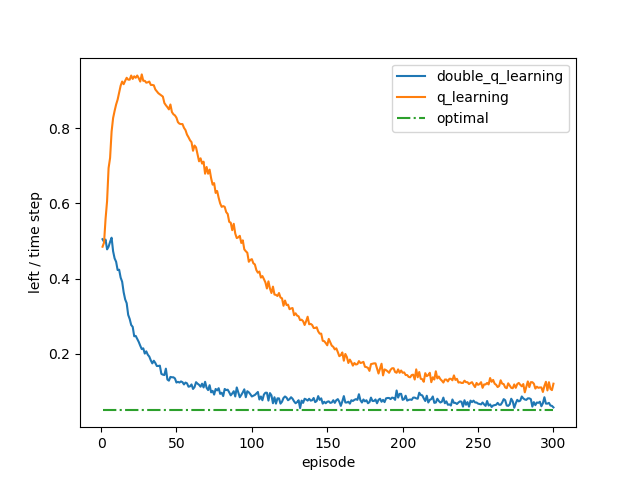

Recreate this plot in Python.
'''
MIT License

Copyright (c) 2018 Frank Lee

Permission is hereby granted, free of charge, to any person obtaining a copy
of this software and associated documentation files (the "Software"), to deal
in the Software without restriction, including without limitation the rights
to use, copy, modify, merge, publish, distribute, sublicense, and/or sell
copies of the Software, and to permit persons to whom the Software is
furnished to do so, subject to the following conditions:

The above copyright notice and this permission notice shall be included in all
copies or substantial portions of the Software.

THE SOFTWARE IS PROVIDED "AS IS", WITHOUT WARRANTY OF ANY KIND, EXPRESS OR
IMPLIED, INCLUDING BUT NOT LIMITED TO THE WARRANTIES OF MERCHANTABILITY,
FITNESS FOR A PARTICULAR PURPOSE AND NONINFRINGEMENT. IN NO EVENT SHALL THE
AUTHORS OR COPYRIGHT HOLDERS BE LIABLE FOR ANY CLAIM, DAMAGES OR OTHER
LIABILITY, WHETHER IN AN ACTION OF CONTRACT, TORT OR OTHERWISE, ARISING FROM,
OUT OF OR IN CONNECTION WITH THE SOFTWARE OR THE USE OR OTHER DEALINGS IN THE
SOFTWARE.
'''

# -*- coding:utf-8 -*-

import numpy as np
import random
from tqdm import tqdm
import matplotlib.pyplot as plt

LEFT_ACTION = 0
RIGHT_ACTION = 1

L_STATE = 0
B_STATE = 1
A_STATE = 2
R_STATE = 3

B_ACTIONS = 10

def image(x, y, l):
    plt.subplot(1, 1, 1)
    for i, e in enumerate(y):
        if i != 2:
            plt.plot(x, e, label=l[i])
        else:
            plt.plot(x, e, label=l[i], linestyle='dashdot')
    plt.xlabel('episode')
    plt.ylabel('left / time step')
    plt.legend(loc='upper right')
    plt.savefig('./bias.png')
    plt.close()

def step(state, action):
    if state == B_STATE:
        return L_STATE, np.random.normal(-0.1, 1.0)
    elif state == A_STATE:
        if action == LEFT_ACTION:
            return B_STATE, 0
        return R_STATE, 0
        

def double_q_learning(q1, q2):
    state = A_STATE
    gamma = 1.0
    alpha = 0.1
    epsilon = 0.1
    left = 0
    steps = 0
    while state != L_STATE and state != R_STATE:
        steps += 1
        tq = [a+b for a, b in zip(q1, q2)]
        actions = tq[state]
        if np.random.binomial(1, epsilon) == 1:  # explore
            action = np.random.choice(list(range(len(actions))))
        else:  # exploit
            action = np.random.choice([a for a, v in enumerate(actions) if v == np.max(actions)])
        if state == A_STATE and action == LEFT_ACTION:
            left += 1        
        new_state, reward = step(state, action)
        if np.random.binomial(1, 0.5) == 1:
            ma = np.random.choice([a for a, v in enumerate(q1[new_state]) if v == np.max(q1[new_state])])
            q1[state][action] += alpha * (reward + gamma * q2[new_state][ma] - q1[state][action])
        else:
            ma = np.random.choice([a for a, v in enumerate(q2[new_state]) if v == np.max(q2[new_state])])
            q2[state][action] += alpha * (reward + gamma * q1[new_state][ma] - q2[state][action])
        state = new_state
    return left

def q_learning(q):
    state = A_STATE
    gamma = 1.0
    alpha = 0.1
    epsilon = 0.1
    left = 0
    steps = 0
    while state != L_STATE and state != R_STATE:
        steps += 1
        actions = q[state]
        if np.random.binomial(1, epsilon) == 1:  # explore
            action = np.random.choice(list(range(len(actions))))
        else:  # exploit
            action = np.random.choice([a for a, v in enumerate(actions) if v == np.max(actions)])
        if state == A_STATE and action == LEFT_ACTION:
            left += 1        
        new_state, reward = step(state, action)
        new_action = np.random.choice([a for a, v in enumerate(q[new_state]) if v == np.max(q[new_state])])
        q[state][action] += alpha * (reward + gamma * q[new_state][new_action] - q[state][action])
        state = new_state
    return left

def run1():
    runs = 1000
    count = 300
    p = np.zeros(count)
    for _ in tqdm(range(runs)):
        q1 = [np.zeros([1]), np.zeros([B_ACTIONS]), np.zeros([2]), np.zeros([1])]
        q2 = [np.zeros([1]), np.zeros([B_ACTIONS]), np.zeros([2]), np.zeros([1])]
        l = list()
        for _ in range(count):
            l.append(double_q_learning(q1, q2))
        p += np.array(l)
    p /= runs
    return p

def run2():
    runs = 1000
    count = 300
    p = np.zeros(count)
    for _ in tqdm(range(runs)):
        q = [np.zeros([1]), np.zeros([B_ACTIONS]), np.zeros([2]), np.zeros([1])]
        l = list()
        for _ in range(count):
            l.append(q_learning(q))
        p += np.array(l)
    p /= runs
    return p

if __name__ == "__main__":
    p1 = run1()
    p2 = run2()
    image(np.arange(300)+1, [p1, p2, np.ones(300)/20], ['double_q_learning', 'q_learning', 'optimal'])
    
        